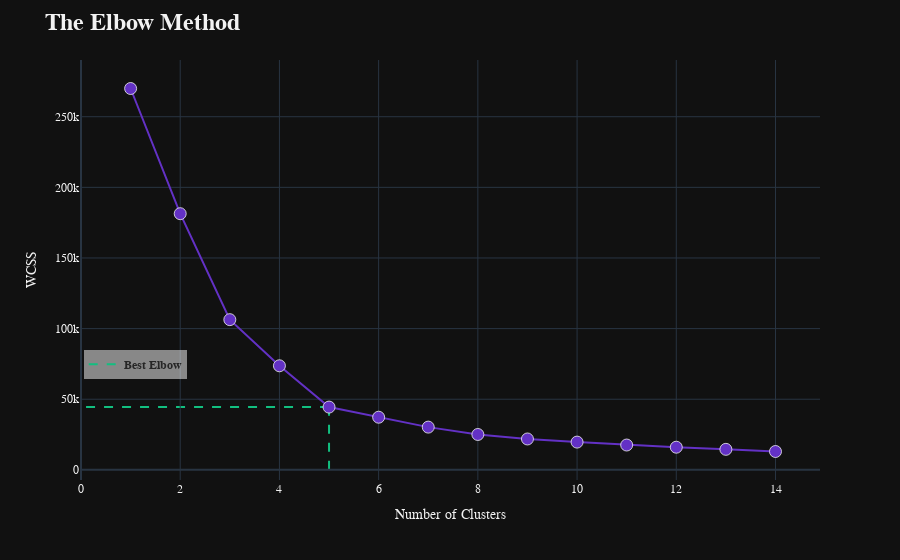

Write notebook code for a chart like this one.
### Code cell
# Create a line plot for the Elbow Method
fig1 = px.line(x=range(1, 15), y=wcss, markers=True, line_shape='linear')

fig1.update_layout(
    title='<b style="font-size:24px">The Elbow Method</b>',
    xaxis=dict(title='Number of Clusters'),
    yaxis=dict(title='WCSS'),
    font=dict(family='Montserrat', color='#F2F2F2'),
    template='plotly_dark'
)

fig1.update_traces(
    line=dict(color='#6331C5', width=2),
    marker=dict(size=12, line=dict(color='#F2F2F2', width=0.8), color='#6331C5'),
    hovertemplate="<b>Nº Clusters:</b> %{x}<br><b>WCSS:</b> %{y}",
)

fig1.add_shape(
    dict(
        type="line",
        x0=elbow_point, x1=elbow_point,
        y0=0, y1=wcss[elbow_point-1],
        line=dict(color="#12BF80", width=2, dash='dash'),
        layer='below',
        name='Best Elbow',
        legendgroup='elbow'
    )
)

fig1.add_shape(
    dict(
        type="line",
        x0=elbow_point, x1=0,
        y0=wcss[elbow_point-1], y1=wcss[elbow_point-1],
        line=dict(color="#12BF80", width=2, dash='dash'),
        layer='below'
    )
)

fig1.add_trace(
    go.Scatter(x=[None], y=[None], mode='lines', line=dict(color="#12BF80", width=2, dash='dash'),
               name='<b>Best Elbow</b>', legendgroup='elbow',)
)

fig1.update_layout(
    legend=dict(x=0.005, y=0.31, bgcolor="rgba(255, 255, 255, 0.5)", orientation="h",font=dict(color="#262626"))
)

fig1.show()


#---------------------------------------------------------------------------------------------------------------------------------------------#
# This plot visually represents the Elbow Method, making it easier to identify the optimal number of clusters based on the knee/elbow point in 
# the plot. The "Best Elbow" line and marker highlight the identified optimal number of clusters.
#---------------------------------------------------------------------------------------------------------------------------------------------#

### Figure 1 — Plotly figure (JSON) as saved in the notebook; plotly's stock layout.template omitted (floating-point values rounded to 4 significant figures)
{"data": [{"hovertemplate": "<b>Nº Clusters:</b> %{x}<br><b>WCSS:</b> %{y}", "legendgroup": "", "line": {"color": "#6331C5", "dash": "solid", "shape": "linear", "width": 2}, "marker": {"color": "#6331C5", "line": {"color": "#F2F2F2", "width": 0.8}, "size": 12, "symbol": "circle"}, "mode": "lines+markers", "name": "", "orientation": "v", "showlegend": false, "type": "scatter", "x": [1, 2, 3, 4, 5, 6, 7, 8, 9, 10, 11, 12, 13, 14], "xaxis": "x", "y": [270000.0, 181400.0, 106300.0, 73680.0, 44450.0, 37270.0, 30260.0, 25050.0, 21860.0, 19660.0, 17580.0, 16030.0, 14520.0, 13000.0], "yaxis": "y"}, {"legendgroup": "elbow", "line": {"color": "#12BF80", "dash": "dash", "width": 2}, "mode": "lines", "name": "<b>Best Elbow</b>", "type": "scatter", "x": [null], "y": [null]}], "layout": {"font": {"color": "#F2F2F2", "family": "Montserrat"}, "legend": {"bgcolor": "rgba(255, 255, 255, 0.5)", "font": {"color": "#262626"}, "orientation": "h", "tracegroupgap": 0, "x": 0.005, "y": 0.31}, "margin": {"t": 60}, "shapes": [{"layer": "below", "legendgroup": "elbow", "line": {"color": "#12BF80", "dash": "dash", "width": 2}, "name": "Best Elbow", "type": "line", "x0": 5, "x1": 5, "y0": 0, "y1": 44450.0}, {"layer": "below", "line": {"color": "#12BF80", "dash": "dash", "width": 2}, "type": "line", "x0": 5, "x1": 0, "y0": 44450.0, "y1": 44450.0}], "title": {"text": "<b style=\"font-size:24px\">The Elbow Method</b>"}, "xaxis": {"anchor": "y", "domain": [0, 1], "title": {"text": "Number of Clusters"}}, "yaxis": {"anchor": "x", "domain": [0, 1], "title": {"text": "WCSS"}}}}
